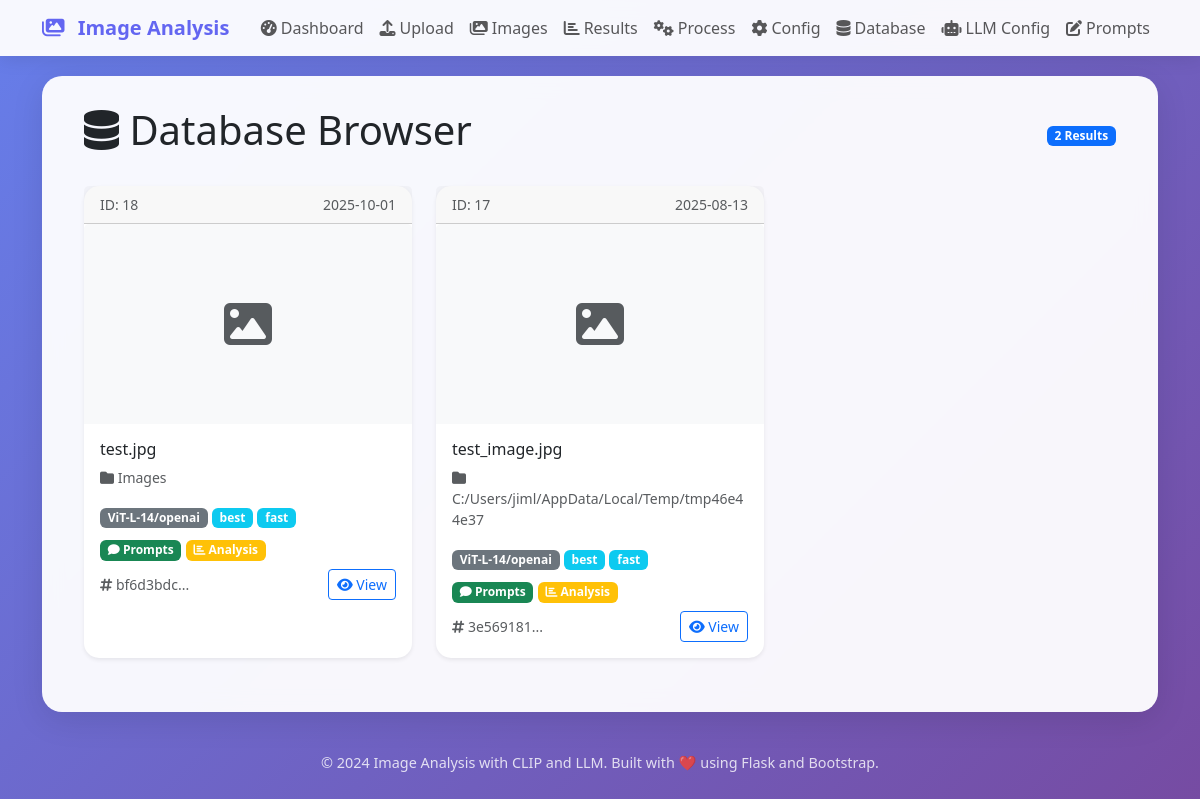
The page /database on the database its author committed.
### tables this page shows
CREATE TABLE analysis_results (
                    id INTEGER PRIMARY KEY AUTOINCREMENT,
                    filename TEXT NOT NULL,
                    directory TEXT NOT NULL,
                    md5 TEXT NOT NULL,
                    model TEXT,
                    modes TEXT,
                    prompts TEXT,
                    analysis_results TEXT,
                    settings TEXT,
                    llm_results TEXT,
                    date_added TEXT,
                    UNIQUE(md5)
                );

### src/routes/main_routes.py (the view)
    @app.route('/database')
    def database():
        if not db_manager:
            return render_template('database.html', results=[])
        results = db_manager.get_all_results()
        enhanced_results = []
        for result in results:
            if result.get('modes') is None:
                result['modes'] = []
            elif isinstance(result.get('modes'), str):
                try:
                    import json
                    result['modes'] = json.loads(result['modes'])
                except:
                    result['modes'] = []
            prompts = result.get('prompts') or {}
            if isinstance(prompts, str):
                try:
                    import json
                    prompts = json.loads(prompts)
                except:
                    prompts = {}
            result['has_prompts'] = bool(prompts and isinstance(prompts, dict) and len(prompts) > 0)
            analysis_results = result.get('analysis_results') or {}
            if isinstance(analysis_results, str):
                try:
                    import json
                    analysis_results = json.loads(analysis_results)
                except:
                    analysis_results = {}
            result['has_analysis'] = bool(analysis_results and isinstance(analysis_results, dict) and len(analysis_results) > 0)
            result['thumbnail'] = None
            if result.get('filename') and result.get('directory'):
                import os
                possible_paths = [
                    os.path.join(result['directory'], result['filename']),
                    os.path.join('Images', result['directory'], result['filename']),
                    os.path.join('Images', result['filename']),
                    result['filename']
                ]
                for image_path in possible_paths:
                    if os.path.exists(image_path):
                        try:
                            from src.services.image_service import ImageService
                            import os
                            project_root = os.path.dirname(os.path.dirname(os.path.dirname(os.path.abspath(__file__))))
                            upload_folder = os.path.join(project_root, 'Images')
                            img_service = ImageService(
                                upload_folder=upload_folder,
                                allowed_extensions={'png', 'jpg', 'jpeg', 'gif', 'bmp', 'tiff', 'webp'}
                            )
                            result['thumbnail'] = img_service._get_thumbnail_data_url(image_path)
                            break
                        except Exception as e:
                            pass
            enhanced_results.append(result)
        return render_template('database.html', results=enhanced_results)

### src/database/db_manager.py (called while the page is built)
    def get_connection(self):
        return sqlite3.connect(self.db_path)

    def get_all_results(self) -> List[Dict[str, Any]]:
        with self.get_connection() as conn:
            cur = conn.execute('SELECT * FROM analysis_results ORDER BY date_added DESC')
            rows = cur.fetchall()
            return [self._row_to_dict(cur, row) for row in rows]

    def _row_to_dict(self, cur, row) -> Dict[str, Any]:
        if not cur.description:
            logger.warning("Cursor has no description, cannot convert row to dict")
            return {}
        columns = [desc[0] for desc in cur.description]
        data = dict(zip(columns, row))
        for key in ['modes', 'prompts', 'analysis_results', 'settings', 'llm_results']:
            if data.get(key):
                try:
                    data[key] = json.loads(data[key])
                except (json.JSONDecodeError, TypeError, ValueError) as e:
                    logger.debug(f"Failed to parse JSON field '{key}': {e}")
        return data

### src/viewers/templates/database.html (shortened to what this page needs)
{% extends "base.html" %}
{% block content %}
<div class="container-fluid">
    <div class="row">
        <div class="col-12">
            <div class="d-flex justify-content-between align-items-center mb-4">
                <h1><i class="fas fa-database"></i> Database Browser</h1>
                <div>
                    <span class="badge bg-primary">{{ results|length }} Results</span>
                </div>
            </div>
            {% if results %}
            <div class="row">
                {% for result in results %}
                <div class="col-md-6 col-lg-4 mb-4">
                    <div class="card h-100 shadow-sm">
                        <div class="card-header d-flex justify-content-between align-items-center">
                            <small class="text-muted">ID: {{ result.id }}</small>
                            <small class="text-muted">{{ result.date_added[:10] }}</small>
                        </div>
                        {% if result.thumbnail %}
                        <img src="{{ result.thumbnail }}" class="card-img-top" alt="{{ result.filename }}" style="height: 200px; object-fit: cover;">
                        {% else %}
                        <div class="card-img-top bg-light d-flex align-items-center justify-content-center" style="height: 200px;">
                            <i class="fas fa-image fa-3x text-muted"></i>
                        </div>
                        {% endif %}
                        <div class="card-body">
                            <h6 class="card-title text-truncate" title="{{ result.filename }}">
                                {{ result.filename }}
                            </h6>
                            <p class="card-text small text-muted">
                                <i class="fas fa-folder"></i> {{ result.directory }}
                            </p>
                            <div class="mb-2">
                                {% if result.model %}
                                <span class="badge bg-secondary">{{ result.model }}</span>
                                {% endif %}
                                {% if result.modes %}
                                    {% for mode in result.modes %}
                                    <span class="badge bg-info">{{ mode }}</span>
                                    {% endfor %}
                                {% endif %}
                            </div>
                            <div class="mb-2">
                                {% if result.has_prompts %}
                                <span class="badge bg-success"><i class="fas fa-comment"></i> Prompts</span>
                                {% endif %}
                                {% if result.has_analysis %}
                                <span class="badge bg-warning"><i class="fas fa-chart-bar"></i> Analysis</span>
                                {% endif %}
                            </div>
                            <div class="d-flex justify-content-between align-items-center">
                                <small class="text-muted">
                                    <i class="fas fa-hashtag"></i> {{ result.md5[:8] }}...
                                </small>
                                <button class="btn btn-sm btn-outline-primary"
                                        onclick="viewResult({{ result.id }})">
                                    <i class="fas fa-eye"></i> View
                                </button>
                            </div>
                        </div>
                    </div>
                </div>
                {% endfor %}
            </div>
            {% endif %}
        </div>
    </div>
</div>
{% endblock %}

### src/viewers/templates/base.html (style rules this page uses)
:root { --primary-color: #6366f1; --secondary-color: #8b5cf6; --success-color: #10b981; --warning-color: #f59e0b; --danger-color: #ef4444; --dark-color: #1f2937; --light-color: #f9fafb; }
body { background: linear-gradient(135deg, #667eea 0%, #764ba2 100%); min-height: 100vh; font-family: 'Segoe UI', Tahoma, Geneva, Verdana, sans-serif; }
.card { border: none; border-radius: 15px; box-shadow: 0 4px 20px rgba(0, 0, 0, 0.08); transition: transform 0.3s ease, box-shadow 0.3s ease; }

### rows shown on the page
analysis_results: id "18", date_added "2025-10-01", filename "test.jpg", directory "Images", model "ViT-L-14/openai", modes "best" "fast", md5 "bf6d3bdc"
analysis_results: id "17", date_added "2025-08-13", filename "test_image.jpg", directory "C:/Users/jiml/AppData/Local/Temp/tmp46e44e37", model "ViT-L-14/openai", modes "best" "fast", md5 "3e569181"

### other values the page prints
{{ results|length }} "2"
